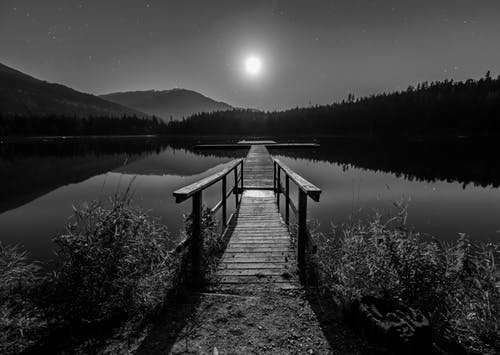
#> input picture img.jpg, 500 x 355 px, found by its file name
$ jupyter execute cv_task2.ipynb
#> lines starting #> are read from the running program, lines starting #| are printed output that depends on the picture
<a href="https://colab.research.google.com/github/tarunsharma1999/SummertrainingML/blob/master/task/cv_task2.ipynb" target="_parent"></a>

[cell 1]
import cv2
import numpy as np
from google.colab.patches import cv2_imshow

[cell 2]
image=cv2.imread('img.jpg')
#> image is the input picture: shape (355, 500, 3); min 0, max 250, mean 55.4
image2=cv2.imread('S.jpeg')
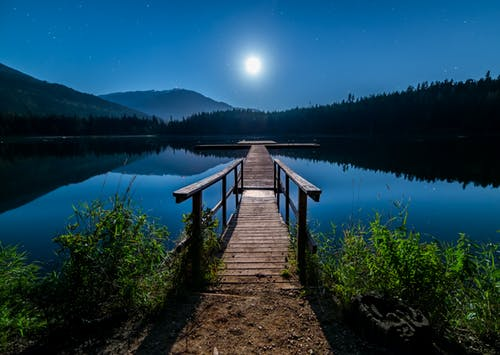
#> input picture S.jpeg, 500 x 355 px, found by its file name
#> image2 is the input picture: shape (355, 500, 3); mean B, G, R 82.7, 64.6, 27.3

[cell 3]
Zoomedimg=cv2.resize(image,None,fx=1.5,fy=1.5)

[cell 4]
cv2_imshow(image)
cv2_imshow(Zoomedimg)

[cell 5]
Merged_img=np.concatenate((image,image2),axis=1)
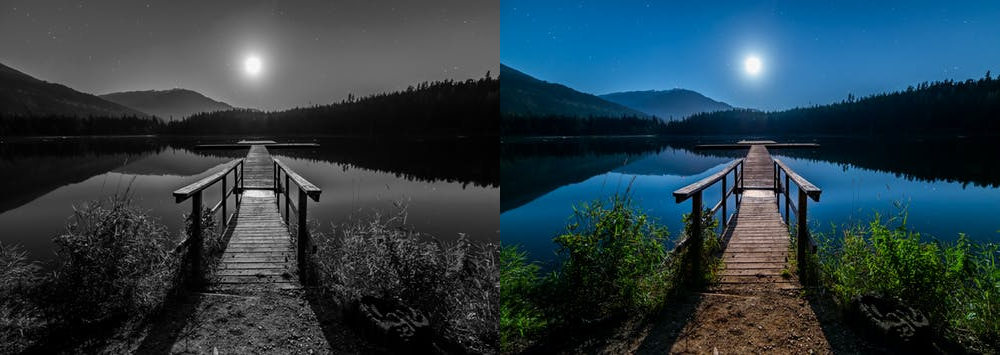
#> Merged_img: shape (355, 1000, 3); mean B, G, R 69, 60, 41.3
cv2_imshow(Merged_img)
